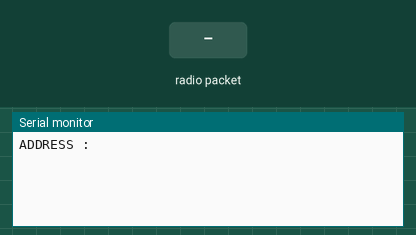
This program was run on a simulated ESP32. On the bench: the last lines printed to the serial monitor. The test bench sets the inputs (shaded band). No radio packets arrive unless stated.

Above: at 1.2 s.
1.3 s: radio packet "1" arrives
At 2.5 s:
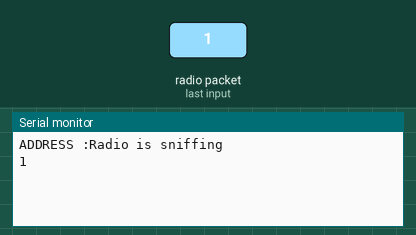
2.8 s: radio packet "0" arrives
At 3.9 s:
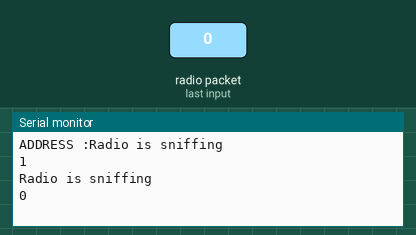
4.3 s: radio packet "2" arrives
At 5.1 s:
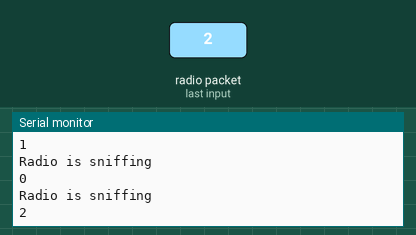

Measured:
- after the input at 1.3 s, the serial monitor: prints a new line at once (image 1)
- after the input at 2.8 s, the serial monitor: prints a new line at once (image 2)
- after the input at 4.3 s, the serial monitor: prints a new line at once (image 3)

The program:

main.cpp
```cpp
#include <SPI.h>
#include <nRF24L01.h>
#include <RF24.h>

RF24 radio(32, 25); // CE, CSN on Blue Pill
const uint64_t address = 0xF0F0F0F0E1LL;
boolean button_state = 0;

void setup() {
  Serial.begin(9600);
  radio.begin();
  Serial.print("ADDRESS :");
  radio.openReadingPipe(0, address);   //Setting the address at which we will receive the data
  radio.setPALevel(RF24_PA_MIN);       //You can set this as minimum or maximum depending on the distance between the transmitter and receiver.
  radio.startListening();              //This sets the module as receiver
}

void loop() {
  if (radio.available()) {
    Serial.println("Radio is sniffing");

    char text[32] = "";                 //Saving the incoming data
    radio.read(&text, sizeof(text));    //Reading the data
    Serial.println(text);
  }
}
```
